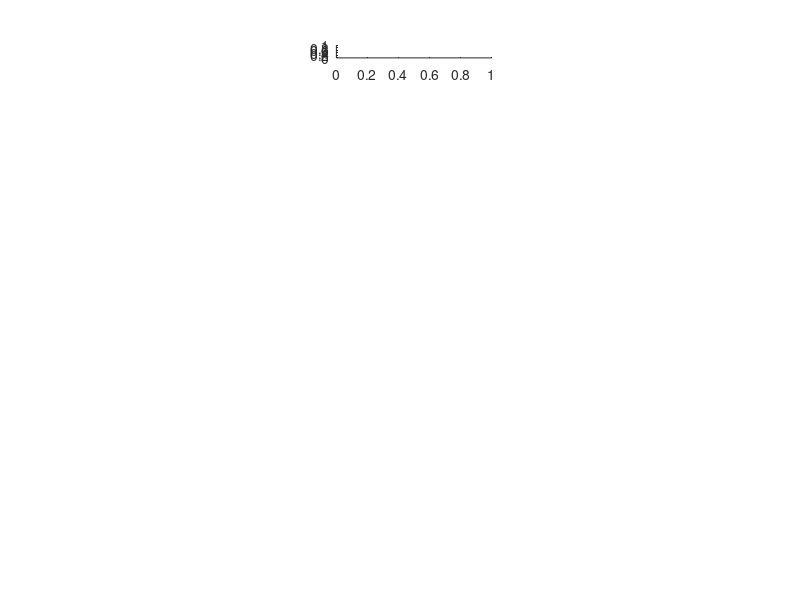

The MATLAB script that drew this image: (Note: this script raises an error after producing the figure.)
figure(); 
subplot(11,3,2); 
plot(t,signal,'k');
set(gca,'YLim',[-2.75,2.75],'XTick',0:5,'YTickLabel','','XTickLabel','')
box; 
ylabel('Signal','FontSize',16); 
title('Fourier Bandpass Filter (Butterworth, 3rd Order)','FontSize',30); 
for j=1:3 
    for i=1:10 
        subplot(11,3,3*(i-1)+j+3); 
        plot(t,sigs(:,i+(j-1)*10),'k'); 
        set(gca,'YLim',[-1 1],'YTickLabel','','XTickLabel',''); 
        ylabel([num2str(bands(i+(j-1)*10,2)),' Hz'],'FontSize',16); 
        box; 
    end
end

figure(); 
subplot(8,1,1); 
plot(t,signal,'k'); 
set(gca,'YLim',[-2.75,2.75],'XTick',0:5,'YTickLabel','','XTickLabel','')
box; 
ylabel('Signal','FontSize',18); 
title('Empirical Mode Decomposition','FontSize',30); 

for i=1:7; 
    subplot(8,1,i+1); 
    plot(t,hht(i,:),'k');
    set(gca,'YLim',[-2.75,2.75],'XTick',0:5,'YTickLabel','','XTickLabel','')
    box; 
    ylabel(['Mode ',num2str(i)],'FontSize',18); 
end

for i=1:6
    for j=2:7
        set(subplot(7,7,(i-1)*7+j),'YTickLabel','','XTickLabel','')
        ylabel('')
        xlabel('')
    end
end

for i=1:6
    set(subplot(7,7,(i-1)*7+1),'YTickLabel','','XTickLabel','')
    xlabel('')
end

for i=1:6
    set(subplot(7,7,(i-1)*7+1),'YTickLabel','','XTickLabel','')
    xlabel('')
end

for j=2:7
    set(subplot(7,7,42+j),'YTickLabel','','XTickLabel','')
    ylabel('')
end